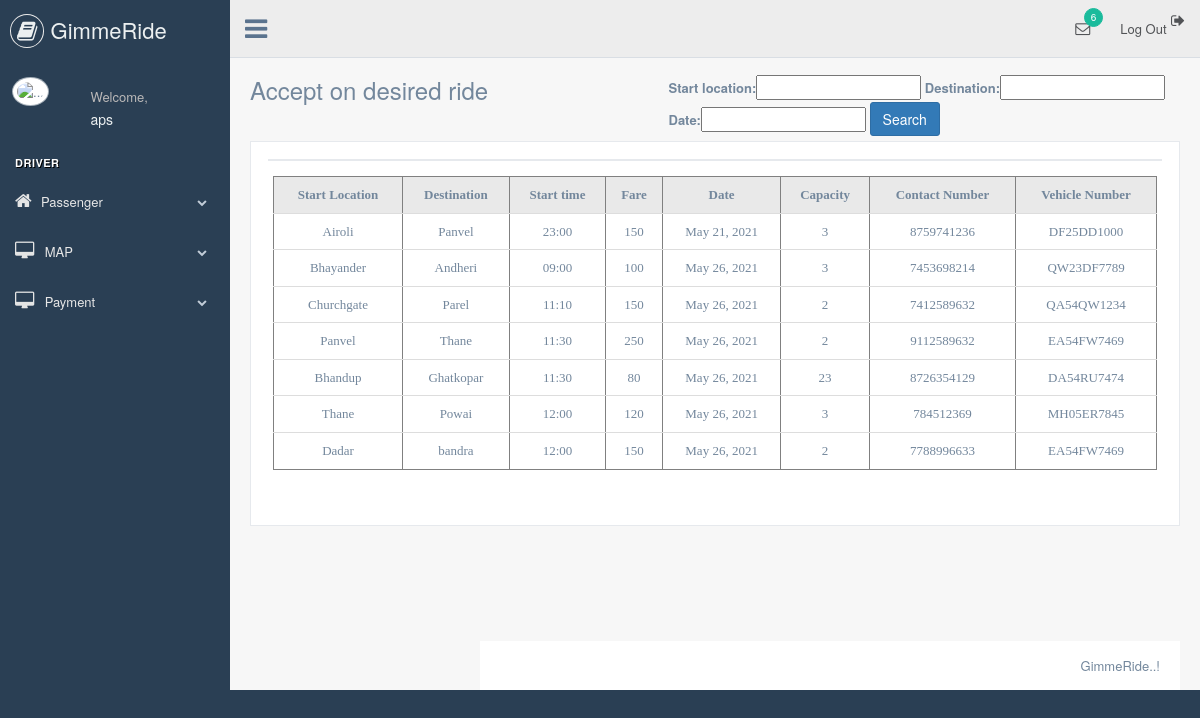
Screenshot of /driver/carrender/ (signed in) with the database file from the repository.
### driver2/models.py (models this page shows, shortened)
class Carformmodel(models.Model):
    user = models.ForeignKey(User,null=True,on_delete=models.CASCADE)
    start_location = models.CharField(max_length=255)
    destination = models.CharField(max_length=255)
    start_time = models.CharField(null=True,max_length=255)
    journey_time = models.CharField(null=True,max_length=255)
    fare = models.IntegerField(null=True)
    date = models.DateField(null=True)
    capacity = models.IntegerField(null=True)
    contact_Number = models.IntegerField(null=True,max_length=10)
    vehicle_Number = models.CharField(null=True,max_length=10)
    license = models.ImageField(null=True,blank=True)

### driver/views.py (the view, shortened to what this page needs)
# urls.py: path('carrender/', views.carrender, name="carrender"),
def carrender(request):
    form = CarformmodelForm()
    carformmodels = Carformmodel.objects.all()
    myfilter = Carformfilter(request.GET, queryset=carformmodels)
    carformmodels = myfilter.qs
    context = {'carformmodels':carformmodels, 'myfilter':myfilter}
    return render(request, 'driver/carrender.html', context)

### driver/templates/driver/carrender.html (shortened to what this page needs)
{% load static %}
<!DOCTYPE html>
<html lang="en">
<head>
    <link href="{% static 'css/bootstrap.min.css' %}" rel="stylesheet">
    <link href="{% static 'css/font-awesome.min.css' %}" rel="stylesheet">
    <link href="{% static 'css/nprogress.css' %}" rel="stylesheet">
    <link href="{% static 'css/custom.min.css' %}" rel="stylesheet">
</head>
<body class="nav-md">
<div class="container body">
    <div class="main_container">
        <div class="col-md-3 left_col">
            <div class="left_col scroll-view">
                <div class="navbar nav_title" style="border: 0;">
                    <a href="#" class="site_title"><i class="fa fa-book"></i> <span>GimmeRide</span></a>
                </div>
                <div class="profile clearfix">
                    <div class="profile_pic">
                        <img src="images/img.jpg" alt="..." class="img-circle profile_img">
                    </div>
                    <div class="profile_info">
                        <span>Welcome,</span>
                        <h2>{{request.user}}</h2>
                    </div>
                    <div class="clearfix"></div>
                </div>
                <br/>
                <div id="sidebar-menu" class="main_menu_side hidden-print main_menu">
                    <div class="menu_section">
                        <h3>Driver</h3>
                        <ul class="nav side-menu">
                        <li class="dropdown"><a class="dropdown-toggle" data-toggle="dropdown"><i class="fa fa-home"></i>Passenger<span class="fa fa-chevron-down"></span></a>
                    </li>
                        <li><a href="{% url 'map2' %}"><i class="fa fa-desktop"></i> MAP <span
                                    class="fa fa-chevron-down"></span></a>
                        </li>
                        <li><a href="#"><i class="fa fa-desktop"></i> Payment <span
                                    class="fa fa-chevron-down"></span></a>
                        </li>
                        </ul>
                    </div>
                </div>
            </div>
        </div>
        <div class="top_nav">
            <div class="nav_menu">
                <nav>
                    <div class="nav toggle">
                        <a id="menu_toggle"><i class="fa fa-bars"></i></a>
                    </div>
                    <ul class="nav navbar-nav navbar-right">
                        <li class="">
                                <li><a href="{% url 'logout2' %}"><i class="fa fa-sign-out pull-right"></i> Log Out</a></li>
                        </li>
                        <li role="presentation" class="dropdown">
                            <a href="javascript:;" class="dropdown-toggle info-number" data-toggle="dropdown"
                               aria-expanded="false">
                                <i class="fa fa-envelope-o"></i>
                                <span class="badge bg-green">6</span>
                            </a>
                        </li>
                    </ul>
                </nav>
            </div>
        </div>
        <div class="right_col" role="main">
            <div class="">
                <div class="page-title">
                    <div class="title_left">
                        <h3>Accept on desired ride</h3>
                    </div>
                </div>
                <div class="card card-body">
                    <form method="get">
                        {{myfilter.form}}
                    <button class="btn btn-primary" type="submit">Search</button>
                    </form>
                <div class="row" style="min-height:500px">
                    <div class="col-md-12 col-sm-12 col-xs-12">
                        <div class="x_panel">
                            <div class="x_title">
                            </div>
                            <div class="x_content">
                            <div class ="container h-100">
                                <div class="table-responsive">
                                        <table class="table table-hover" align="center" cellpadding="5" cellspacing="0" border="1">
                                            <thead class="thead-dark">
                                                <tr bgcolor="#E9E9E9">
                                                    <td align = "center"><b><font style = "font-family: avenir" >Start Location</font></b></td>
                                                    <td align = "center"><b><font style = "font-family: avenir" >Destination</font></b></td>
                                                    <td align = "center"><b><font style = "font-family: avenir" >Start time</font></b></td>
                                                    <td align = "center"><b><font style = "font-family: avenir" >Fare</font></b></td>
                                                    <td align = "center"><b><font style = "font-family: avenir" >Date</font></b></td>
                                                    <td align = "center"><b><font style = "font-family: avenir" >Capacity</font></b></td>
                                                    <td align = "center"><b><font style = "font-family: avenir" >Contact Number</font></b></td>
                                                    <td align = "center"><b><font style = "font-family: avenir" >Vehicle Number</font></b></td>
                                                </tr>
                                            </thead>
                                            <tbody>
                                                    <tr bgcolor="#FFFFFF">
                                                        <form action="RequestSelectedRideController">
                                                        {% for obj in carformmodels %}
                                                        <tr>
                                                        <td align = "center"><font style = "font-family: avenir" >{{obj.start_location}}</font></b></td>
                                                        <td align = "center"><font style = "font-family: avenir" >{{obj.destination}}</font></b></td>
                                                        <td align = "center"><font style = "font-family: avenir" > {{obj.start_time}}</font></b></td>
                                                        <td align = "center"><font style = "font-family: avenir" >{{obj.fare}}</font></b></td>
                                                        <td align = "center"><font style = "font-family: avenir" >{{obj.date}}</font></b></td>
                                                        <td align = "center"><font style = "font-family: avenir" >{{obj.capacity}}</font></b></td>
                                                        <td align = "center"><font style = "font-family: avenir" >{{obj.contact_Number}}</font></b></td>
                                                        <td align = "center"><font style = "font-family: avenir" >{{obj.vehicle_Number}}</font></b></td>
                                                        </form>
                                                    </tr>
                                                        {% endfor %}
                                            </tbody>
                                        </table>
                                        <br/>
                                </div>
                            </div>
                        </div>
                    </div>
                </div>
            </div>
        </div>
        <footer>
            <div class="pull-right">
                GimmeRide..!
            </div>
            <div class="clearfix"></div>
        </footer>
    </div>
</div>
</body>
</html>

### rows the page displays
Carformmodel: start_location "Airoli", destination "Panvel", start_time "23:00", fare "150", date "May 21, 2021", capacity "3", contact_Number "8759741236", vehicle_Number "DF25DD1000"
Carformmodel: start_location "Bhayander", destination "Andheri", start_time "09:00", fare "100", date "May 26, 2021", capacity "3", contact_Number "7453698214", vehicle_Number "QW23DF7789"
Carformmodel: start_location "Churchgate", destination "Parel", start_time "11:10", fare "150", date "May 26, 2021", capacity "2", contact_Number "7412589632", vehicle_Number "QA54QW1234"
Carformmodel: start_location "Panvel", destination "Thane", start_time "11:30", fare "250", date "May 26, 2021", capacity "2", contact_Number "9112589632", vehicle_Number "EA54FW7469"
Carformmodel: start_location "Bhandup", destination "Ghatkopar", start_time "11:30", fare "80", date "May 26, 2021", capacity "23", contact_Number "8726354129", vehicle_Number "DA54RU7474"
Carformmodel: start_location "Thane", destination "Powai", start_time "12:00", fare "120", date "May 26, 2021", capacity "3", contact_Number "784512369", vehicle_Number "MH05ER7845"
Carformmodel: start_location "Dadar", destination "bandra", start_time "12:00", fare "150", date "May 26, 2021", capacity "2", contact_Number "7788996633", vehicle_Number "EA54FW7469"

### other values shown
{{ request.user }} "aps"
